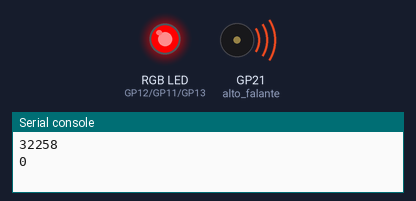
The program below on a simulated Raspberry Pi Pico running MicroPython. On the bench: an RGB LED mixed from three pins (HIGH = lit), buzzer (waves = sounding), the last lines printed to the serial console. Dim RGB values are drawn brighter than linear.

Above: at 0.8 s.
At 5.82 s:
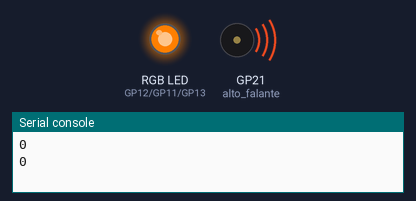
At 11.29 s:
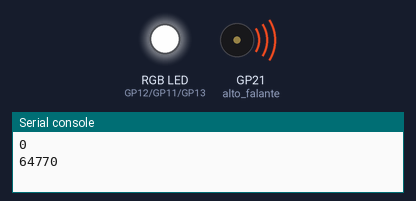
At 16.12 s:
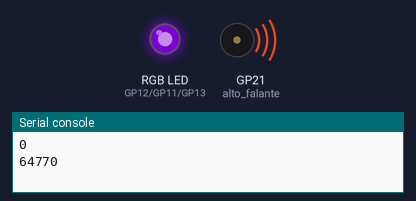
At 21.0 s:
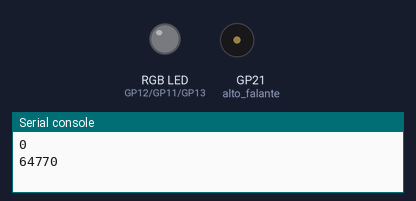
At 39.78 s:
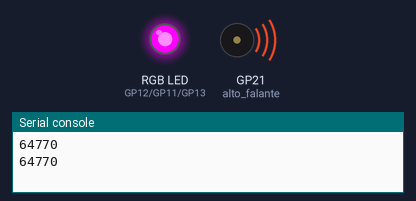
Timing chart, 0 to 40.0 s (numbered marks = the images above):
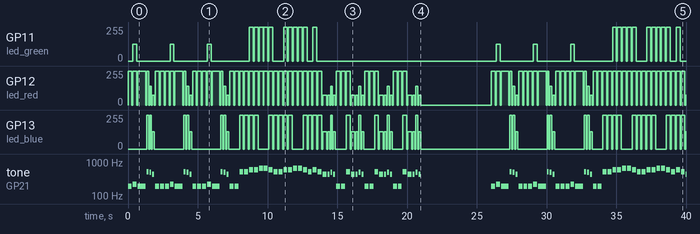

Measured:
- by itself, GP11 (led_green): 0/255 → 126/255 at 0.35 s, → 0/255 0.28 s later, → 126/255 2.4 s later, → 0/255 0.28 s later, … (56 changes in this stretch)
- by itself, tone on GP21 (alto_falante): plays 196 Hz for 0.28 s, 220 Hz for 0.28 s, 196 Hz for 0.56 s, 523 Hz for 0.14 s, 494 Hz for 0.14 s, 440 Hz for 0.14 s … (108 notes in this stretch)

The program:

Hino_do_Palmeiras_Pico_Xplorer.py
```python
# programa funcional

from machine import Pin, PWM
import time

# Conecte o alto-falante ou buzzer passivo ao pino GP4
alto_falante = PWM(Pin(21))# Buzzer A
# alto_falante = PWM(Pin(4))# Buzzer B

# Conecte o LED RGB aos pinos GP13, GP12 e GP14
led_red = PWM(Pin(12))
led_green = PWM(Pin(11))
led_blue = PWM(Pin(13))

notas = {
    'C4': {'freq': 261, 'cor': (255, 0, 0)},
    'D4': {'freq': 294, 'cor': (255, 127, 0)},
    'E4': {'freq': 329, 'cor': (255, 255, 0)},
    'F4': {'freq': 349, 'cor': (0, 255, 0)},
    'G4': {'freq': 392, 'cor': (0, 0, 255)},
    'A4': {'freq': 440, 'cor': (75, 0, 130)},
    'B4': {'freq': 494, 'cor': (143, 0, 255)},
    'C5': {'freq': 523, 'cor': (255, 0, 255)},
    'D5': {'freq': 587, 'cor': (255, 255, 255)},
    'E5': {'freq': 659, 'cor': (255, 255, 0)},  # <--- Adicionando a nota E5
    'G': {'freq': 196, 'cor': (255, 0, 0)},
    'A': {'freq': 220, 'cor': (255, 127, 0)},
    'PAUSA': {'freq': 0, 'cor': (0, 0, 0)}
}


# Hino do Palmeiras
musica = [
    ('G', 4), ('A', 4), ('G', 8), ('C5', 2), ('B4', 2), ('A4', 2), ('G', 4), ('G', 4),
    ('G', 4), ('A', 4), ('G', 8), ('C5', 2), ('B4', 2), ('A4', 2), ('G', 4), ('G', 4),
    ('G', 4), ('A', 4), ('G', 8), ('C5', 2), ('B4', 2), ('A4', 2), ('G', 4), ('G', 4),
    ('C5', 4), ('C5', 4), ('D5', 4), ('D5', 4), ('E5', 4), ('E5', 4), ('D5', 4), ('C5', 4),
    ('C5', 4), ('D5', 4), ('D5', 4), ('E5', 4), ('E5', 4), ('D5', 4), ('C5', 4), ('D5', 4),
    ('C5', 4), ('A4', 4), ('A4', 2), ('B4', 2), ('A4', 2), ('G', 4), ('G', 4),
    ('C5', 4), ('A4', 4), ('A4', 2), ('B4', 2), ('A4', 2), ('G', 4), ('G', 4),
    ('C5', 4), ('A4', 4), ('A4', 2), ('B4', 2), ('A4', 2), ('G', 4), ('G', 4),
    ('C5', 4), ('A4', 4), ('A4', 2), ('B4', 2), ('A4', 2)
]


def tocar_musica():
    for nota, duracao in musica:
        freq = notas[nota]['freq']
        cor = notas[nota]['cor']
        if freq > 0:
            alto_falante.freq(freq)
            alto_falante.duty_u16(32768)
        else:
            alto_falante.duty_u16(0)
        led_red.duty_u16(cor[0]*254)
        led_green.duty_u16(cor[1]*254)
        led_blue.duty_u16(cor[2]*254)
        time.sleep_ms(70 * duracao)
        alto_falante.duty_u16(0)
        led_red.duty_u16(0)
        led_green.duty_u16(0)
        led_blue.duty_u16(0)
        time.sleep_ms(70)

        # esse comando mostra o valor do Duth Cycle do LED RGB
        print(cor[0]*254)
        print(cor[1]*254)
        print(cor[2]*254)
        print()


while True:
    tocar_musica()
    time.sleep(5)

 
```
